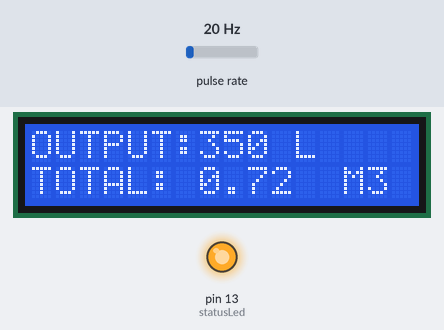
Simulated run of this sketch. Board: Arduino Uno, built for the host (arithmetic inside an expression is 32-bit, double 64-bit). On the bench: 16×2 character LCD, output pins drawn as LEDs (lit = HIGH). Wiring (inferred from the names in the program): pulse sensor: data pin 2. The test bench sets the inputs (shaded band); at power-on: pulse rate 20 Hz. WiFi joins after 1.5 s; servers stay silent unless stated; uploads are accepted with an empty reply; what the sketch prints to the serial monitor is not drawn.

Above: at 2.2 s.
2.3 s: pulse rate (sensor on pin 2) set to 4 Hz
At 3.9 s:
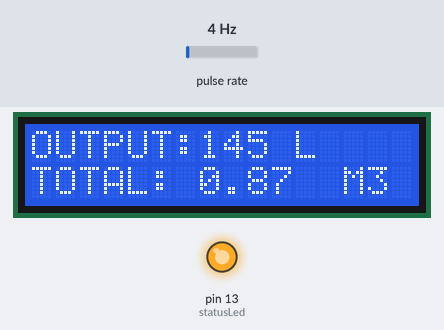
5.3 s: pulse rate (sensor on pin 2) set to 50 Hz
At 6.7 s:
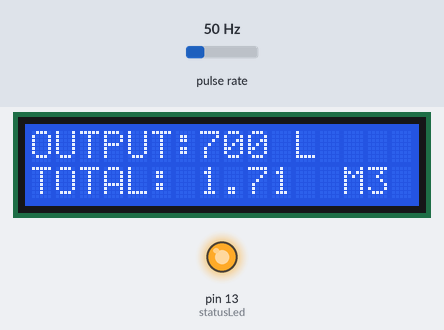
8.3 s: pulse rate (sensor on pin 2) set to 100 Hz
At 9.9 s:
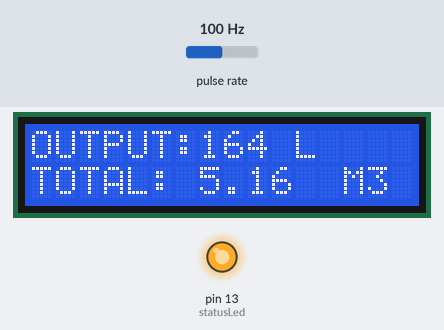
Timing chart, 0 to 11.4 s (numbered marks = the images above; inputs shaded):
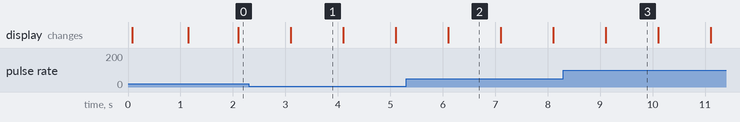

Measured:
- what the display in image 1 shows lasts 1.0 s, from 3.1 s to 4.1 s

The sketch:

pdamfix2.ino
```cpp
#include <SPI.h>
#include <Ethernet.h>
#include <Wire.h>
#include <LiquidCrystal_I2C.h>

// Set the LCD address to 0x27 for a 16 chars and 2 line display
LiquidCrystal_I2C lcd(0x3f, 16, 2); //ip. 13 lcd biru
//LiquidCrystal_I2C lcd(0x27, 16, 2); //ip .12 lcd kuning

byte statusLed    = 13;
byte sensorInterrupt = 0;  // 0 = digital pin 2
byte sensorPin       = 2;

// The hall-effect flow sensor outputs approximately 4.5 pulses per second per
// litre/minute of flow.
float calibrationFactor = 4.5;

volatile byte pulseCount;

float flowRate;
unsigned int flowMilliLitres;
unsigned long totalMilliLitres;

unsigned long oldTime;

int outputair = 0;
float totaloutput = 0.0;
float tampiltotal;

String data;

//String id_pelanggan = "12345"; //1. GINA MARLINA
//String id_pelanggan = "56796"; //2. NURUL HUDA
//String id_pelanggan = "56797"; //3.SAMSUL JAJURI
///String id_pelanggan = "56798"; //4.AI NURUL HIDAYATI
//String id_pelanggan = "56799"; //5. AI SITI RUBAIAH
String id_pelanggan = "56800"; //6. DIAN SETIAWATI
//String id_pelanggan = "56801"; //7. AGUS EPENDI
//String id_pelanggan = "56802"; //8. heruda novendi
//String id_pelanggan = "56803"; //9.ikeu rosilawati
//String id_pelanggan = "56805"; //10. didi sudiana
//String id_pelanggan = "56806"; //11.indah irawati
//String id_pelanggan = "56807"; //12.joko anwar
//String id_pelanggan = "56808"; //13. kurniawan maulana
//String id_pelanggan = "56809"; //14. MARYATI
//String id_pelanggan = "56810"; //15. WAWAN RIDWAN
//String id_pelanggan = "56811"; //16. PURRI JULIANA NOARI
//String id_pelanggan = "56812"; //17. KIKI NURHAKIKI
//String id_pelanggan = "56813"; //18. JAJANG NURJAMAN
//String id_pelanggan = "56814"; //19. KOMARUDIN
//String id_pelanggan = "56815"; //20. TOTO ISJAYANTO
//String id_pelanggan = "56816"; //21. NINA IRAWATI

byte mac[] = { 0xDE, 0xAD, 0xBE, 0xEF, 0xFE, 0xED };   //physical mac address
byte ip[] = { 192, 168, 1, 13};                      // ip in lan (that's what you need to use in your browser. ("192.168.1.178")
byte gateway[] = { 192, 168, 1, 5};                   // internet access via router=la ip cua PC ban
byte subnet[] = { 255, 255, 255, 0 };
EthernetServer server(80);                    // Cong truy cap internet cua XAMP(mac dinh la 80 ban co the doi)
EthernetClient client;//server port
String readString;


void setup()
{

  //flow]
   // Initialize a serial connection for reporting values to the host
  Serial.begin(9600);

  // Set up the status LED line as an output
  pinMode(statusLed, OUTPUT);
  digitalWrite(statusLed, HIGH);  // We have an active-low LED attached

  pinMode(sensorPin, INPUT);
  digitalWrite(sensorPin, HIGH);

  pulseCount        = 0;
  flowRate          = 0.0;
  flowMilliLitres   = 0;
  totalMilliLitres  = 0;
  oldTime           = 0;

  // The Hall-effect sensor is connected to pin 2 which uses interrupt 0.
  // Configured to trigger on a FALLING state change (transition from HIGH
  // state to LOW state)
  attachInterrupt(sensorInterrupt, pulseCounter, FALLING);
  //endflow

  // initialize the LCD
  lcd.begin();

  // Turn on the blacklight and print a message.
  lcd.backlight();
  lcd.setCursor(0,0);
  lcd.print("OUTPUT:");
  lcd.setCursor(0,1);
  lcd.print("TOTAL:");

  delay(1000);
  while (!Serial) { ;}
  Ethernet.begin(mac, ip, gateway, subnet);
  server.begin();
  Serial.print("server is at ");
  Serial.println(Ethernet.localIP());
  Serial.print("Id Pelanggan :");
  Serial.println(id_pelanggan);
    Serial.print("ip saat ini:");
  Serial.println(Ethernet.localIP());
}

void loop()
{
  if((millis() - oldTime) > 1000)    // Only process counters once per second
  {
    // Disable the interrupt while calculating flow rate and sending the value to
    // the host
    detachInterrupt(sensorInterrupt);

    // Because this loop may not complete in exactly 1 second intervals we calculate
    // the number of milliseconds that have passed since the last execution and use
    // that to scale the output. We also apply the calibrationFactor to scale the output
    // based on the number of pulses per second per units of measure (litres/minute in
    // this case) coming from the sensor.
    flowRate = ((1000.0 / (millis() - oldTime)) * pulseCount) / calibrationFactor;

    // Note the time this processing pass was executed. Note that because we've
    // disabled interrupts the millis() function won't actually be incrementing right
    // at this point, but it will still return the value it was set to just before
    // interrupts went away.
    oldTime = millis();

    // Divide the flow rate in litres/minute by 60 to determine how many litres have
    // passed through the sensor in this 1 second interval, then multiply by 1000 to
    // convert to millilitres.

    flowMilliLitres = (flowRate / 60) * 1000;
    if (flowMilliLitres == 0)
    {
      outputair = 0;
      lcd.setCursor(7,0);
      lcd.print("0     ");
    }
    else
    {
    outputair = flowMilliLitres *5;
    }
    lcd.setCursor(7,0);
    lcd.print(outputair);

    lcd.setCursor(10,0);
    lcd.print(" L");

    Serial.print("Keluaran AIR ");
    Serial.print(flowMilliLitres);
    Serial.print(" mL ");

    // Add the millilitres passed in this second to the cumulative total
    totalMilliLitres += flowMilliLitres;

    totaloutput += outputair;

    tampiltotal = totaloutput/1000;

    lcd.setCursor(7,1);
    lcd.print(tampiltotal);
    lcd.setCursor(13,1);
    lcd.print("M3");

    unsigned int frac;

    // Print the flow rate for this second in litres / minute
    Serial.print(" Debit Air: ");
    Serial.print(int(flowRate));  // Print the integer part of the variable
    Serial.print("L/min");
    Serial.print("\t");       // Print tab space

    // Print the cumulative total of litres flowed since starting
    Serial.print("Total : ");
    Serial.print(totalMilliLitres);
    Serial.print("mL");
    Serial.print("\t");       // Print tab space

    Serial.print(" = ");
    Serial.print(totalMilliLitres/1000);
    Serial.println(" L");


    // Reset the pulse counter so we can start incrementing again
    pulseCount = 0;

    // Enable the interrupt again now that we've finished sending output
    attachInterrupt(sensorInterrupt, pulseCounter, FALLING);

      if(flowMilliLitres != 0)
      {
        sendTemperature(outputair);
      }
  }
}

void pulseCounter()
{
  // Increment the pulse counter
  pulseCount++;
}

void sendTemperature(float temperature) {
  if (client.connect("192.168.1.5",80)) { //alamat server
        String request = "GET /pdamtiga/temp/functions/ajax/in_sensor.php?temp="+String(temperature);
        request += "&id_pelanggan="+String(id_pelanggan);

        request += " HTTP/1.0";
        client.println(request);


        Serial.println("");
    client.println("Host: 192.168.1.5"); //alamat server
    client.println("Content-Type: application/x-www-form-urlencoded");
    client.print("Content-Length: ");
    client.println(data.length());
    client.println();
    client.print(data);
  }

  if (client.connected()) {
    client.stop();  // DISCONNECT FROM THE SERVER
  }
}
```
